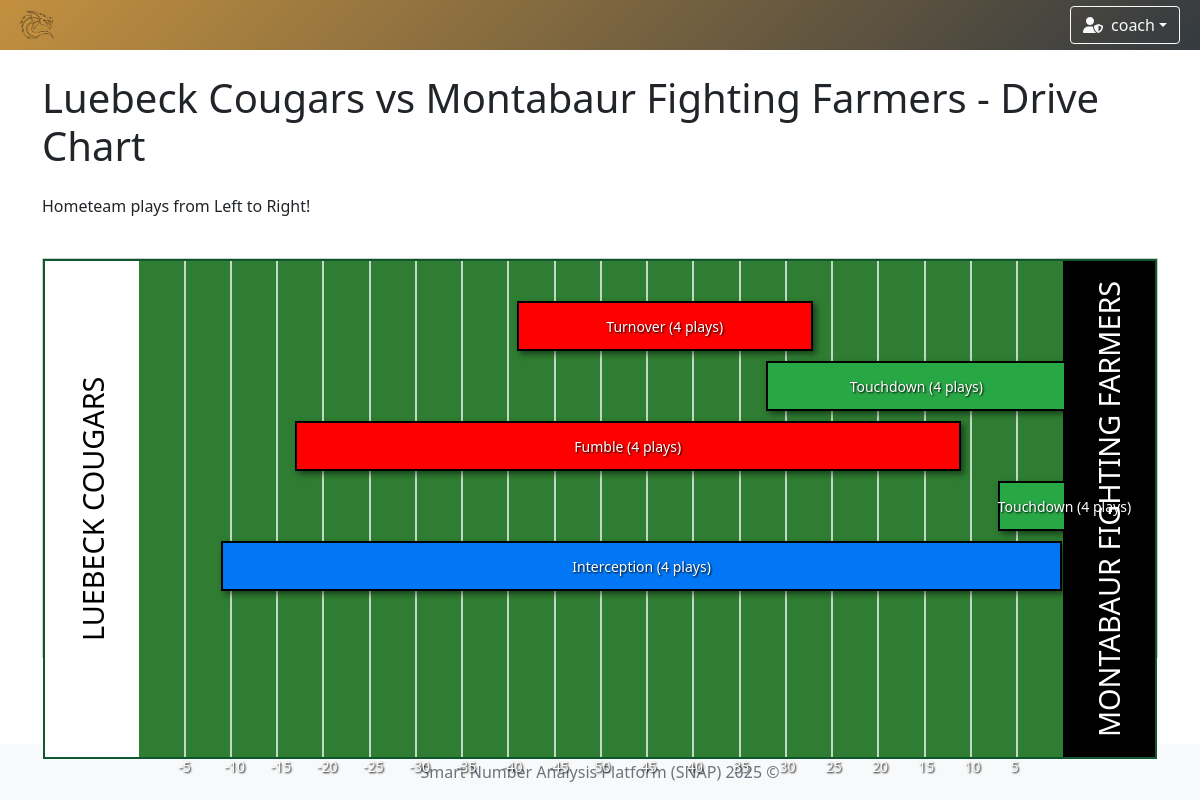
Screenshot of /games/3/drive-chart (signed in) with the database file from the repository.
### app/models/team.py (models this page shows)
class TeamModel(db.Model):
    __tablename__ = 'teams'
    id = db.Column(db.Integer, primary_key=True)
    name = db.Column(db.String(100), nullable=False, unique=True)  # prevent duplicate team names
    icon = db.Column(db.String(300), nullable=False)  # longer path for future-proofing
    primary_color = db.Column(db.String(20), nullable=False)
    secondary_color = db.Column(db.String(20), nullable=False)

### app/models/user.py (models this page shows)
class UserModel(db.Model, UserMixin):
    __tablename__ = 'user'
    id = db.Column(db.Integer, primary_key=True)
    username = db.Column(db.String(80), unique=True, nullable=False)
    password = db.Column(db.String(120), nullable=False)
    role = db.Column(db.String(10), nullable=False, default='user')
    team_id = db.Column(db.Integer, db.ForeignKey('teams.id'))
    team = db.relationship('TeamModel', backref='users')

### app/models/drive.py (models this page shows, shortened)
class DriveModel(db.Model):
    __tablename__ = 'drive'
    id = db.Column(db.Integer, primary_key=True)
    game_id = db.Column(db.Integer, db.ForeignKey('game.id'), nullable=False)
    result = db.Column(db.String(50))
    ended = db.Column(db.Boolean, default=False)
    plays = db.relationship('PlayModel', backref='drive', lazy=True, cascade='all, delete-orphan')

### app/controllers/game.py (the view)
    @login_required
    def drive_chart(self, game_id):
        game = GameModel.get_by_id(game_id)
        drives = DriveModel.query.filter_by(game_id=game_id).all()
        drives_data = []
        home_team = game.home_team
        away_team = game.away_team
        home_team_color = home_team.primary_color if home_team else "#010748"
        away_team_color = away_team.primary_color if home_team else "#010748"
        home_team_text_color = get_readable_text_color(home_team_color) if home_team else "#FFFFFF"
        away_team_text_color = get_readable_text_color(away_team_color) if home_team else "#FFFFFF"
        for drive in drives:
            plays = PlayModel.query.filter_by(drive_id=drive.id).order_by(PlayModel.id).all()
            number_plays = len(plays)
            if number_plays == 0 or not plays:
                continue  # if no play in a drive, continue with the next
            raw_start = plays[0].yard_line
            raw_end = plays[-1].yard_line
            start_yard = self.convert(raw_start)
            end_yard = self.convert(raw_end) + plays[-1].gain_loss
            if drive.result and drive.result.lower() == 'touchdown': end_yard = 100
            start_yard = max(0, min(100, start_yard))
            end_yard = max(0, min(100, end_yard))
            loss_detected = end_yard < start_yard
            if loss_detected:
                temp = start_yard
                start_yard = end_yard
                end_yard = temp
            drives_data.append({
                'id': drive.id,
                'team': game.name.split(' vs ')[0],
                'start': start_yard,
                'end': end_yard,
                'result': drive.result or 'Unknown',
                'play_count': len(plays),
                'loss': loss_detected
            })
        return render_template(
            template_name_or_list='drive/drive_chart.html',
            game=game,
            drives=drives_data,
            max=max,
            home=home_team_color,
            away=away_team_color,
            home_text=home_team_text_color,
            away_text=away_team_text_color
        )

### app/controllers/game.py (called while the page is built)
def get_readable_text_color(hex_color):
    hex_color = hex_color.lstrip('#')
    r, g, b = [int(hex_color[i:i + 2], 16) for i in (0, 2, 4)]
    brightness = 0.299 * r + 0.587 * g + 0.114 * b
    return "#000000" if brightness > 186 else "#ffffff"

    @staticmethod
    def convert(yard_line: int) -> int:
        if yard_line == 50:
            return 50
        if yard_line < 0:
            return -yard_line
        return 100 - yard_line

### app/controllers/user.py (called while the page is built)
    @staticmethod
    def load_user(user_id):
        return UserModel.query.get(int(user_id))

### app/models/game.py (called while the page is built)
    @classmethod
    def get_by_id(cls, game_id: int) -> Optional['GameModel']:
        return cls.query.get_or_404(game_id)

### run.py (called while the page is built)
    def _inject_context(self) -> None:
        @self.app.context_processor
        def inject_teams() -> dict:
            try:
                teams = TeamModel.query.all()
                return dict(teams=teams)
            except Exception as e:
                print(f"[!] Error injecting teams: {str(e)} ({type(e).__name__})")
                return dict(teams=[])

### app/templates/drive/drive_chart.html (shortened to what this page needs)
{% extends "system/base.html" %}
{% block content %}
<div class="container">
    <h1 class="mb-4">
        {{ game.home_team.name if game.home_team else 'HOME' }} vs
        {{ game.away_team.name if game.away_team else 'OPPONENT' }}
         - Drive Chart
    </h1>
    <div class="row">
        <div class="col">
            <p>Hometeam plays from Left to Right!</p>
            <div class="drive-chart" style="height: {{ drives|length * 60 + 100 }}px;">
                <div class="field-container"style="background: linear-gradient(to right,
                    {{ home }} 0%,{{ home }} 8.5%,
                    #2e7d32 8.5%,#2e7d32 91.75%,
                    {{ away }} 91.75%,{{ away }} 100%) !important;">
                    <div class="team-name-left" style=" color: {{ home_text }};">
                        {{ game.home_team.name if game.home_team else 'HOME' }}
                    </div>
                    <div class="team-name-right" style=" color: {{ away_text }};">
                        {{ game.away_team.name if game.away_team else 'OPPONENT' }}
                    </div>
                    {% for i in range(1, 20) %}
                    {% set yard = i * 5 %}
                    <div class="yard-line" style="left: {{ (i * 5) / 1.2 + 8.33 }}%;"></div>
                    <div class="yard-line-number" style="left: {{ (i * 5) / 1.2 + 8.33 - 0.5 }}%;">
                        {% if i == 10 %}
                        50
                        {% elif i < 10 %} {{ yard * (-1) }} {% else %} {{ 100 - yard }} {% endif %} </div>
                            {% endfor %}
                            {% for drive in drives %}
                            <div class="drive-line" style="top: {{ 40 + (loop.index0 * 60) }}px;">
                                <div class="drive-bar
                                {{ 'loss' if drive.loss else 'gain' }}
                                {{ drive.result|lower|replace(' ', '-') }}"
                                    style="left: {{ ((drive.start / 100) * 100) / 1.2 + 8.33 }}%;
                                    {% if drive.result|lower == 'touchdown' %}
                                        width: {{ 92 - (((drive.start / 100) * 100) / 1.2 + 8.33) }}%;
                                    {% else %}
                                        width: {{ (((drive.end - drive.start) / 100) * 100 | abs) / 1.2 }}%;
                                    {% endif %}
                                 ">
                                </div>
                                <div class="drive-label" style="left: {{ ((drive.start / 100) * 100) / 1.2 + 8.33 }}%;
                                    {% if drive.result|lower == 'touchdown' %}
                                        width: {{ 92 - (((drive.start / 100) * 100) / 1.2 + 8.33) }}%;
                                    {% else %}
                                        width: {{ (((drive.end - drive.start) / 100) * 100 | abs) / 1.2 }}%;
                                    {% endif %}">
                                    {{ drive.result or 'In Progress' }}
                                    ({{ drive.play_count if drive.play_count is defined else 'N/A' }} plays)
                                </div>
                            </div>
                            {% endfor %}
                    </div>
                </div>
            </div>
        </div>
    </div>
    {% endblock %}

### app/templates/system/base.html (shortened to what this page needs)
<!DOCTYPE html>
<html lang="en">
<head>
    <link href="https://cdn.jsdelivr.net/npm/bootstrap@5.1.3/dist/css/bootstrap.min.css" rel="stylesheet"/>
    <link rel="stylesheet" href="https://cdn.jsdelivr.net/npm/bootstrap-icons@1.11.3/font/bootstrap-icons.css"/>
    <link rel="stylesheet" href="https://cdnjs.cloudflare.com/ajax/libs/font-awesome/6.5.0/css/all.min.css"/>
    <link href="https://cdn.jsdelivr.net/npm/select2@4.1.0-rc.0/dist/css/select2.min.css" rel="stylesheet"/>
    <link href="https://cdn.jsdelivr.net/npm/select2-bootstrap-5-theme@1.3.0/dist/select2-bootstrap-5-theme.min.css" rel="stylesheet"/>
    <link href="https://cdn.datatables.net/1.13.6/css/dataTables.bootstrap5.min.css" rel="stylesheet"/>
    <link rel="stylesheet" href="https://cdn.datatables.net/fixedcolumns/4.3.0/css/fixedColumns.bootstrap5.min.css"/>
    <link rel="stylesheet" href="{{ url_for('static', filename='styles.css') }}"/>
</head>
<body class="{% block body_class %}{% endblock %}">
{% if current_user.is_authenticated %}
    {% set ns = namespace(navbar_color='background: linear-gradient(135deg, #4b6cb7, #182848);', team_found=False) %}
    {% if current_user.team %}
        {% set ns.navbar_color = 'background: linear-gradient(135deg, ' ~ current_user.team.primary_color ~ ', #343a40);' %}
        {% set ns.team_found = True %}
    {% endif %}
    <nav class="navbar navbar-expand-lg navbar-dark" style="{{ ns.navbar_color }}">
        <div class="container-fluid position-relative">
            <a class="navbar-brand d-flex align-items-center" href="{{ url_for('index') }}">
                {% if current_user.team and ns.team_found %}
                    <img class="team-logo" src="{{ current_user.team.icon }}" alt="{{ current_user.team.name }} logo"/>
                {% else %}
                    <a href="{{ url_for('game_options') }}" class="btn btn-outline-light me-2" title="Home">
                        <i class="fas fa-home"></i>
                    </a>
                {% endif %}
            </a>
            <div class="ms-auto d-flex align-items-center">
                <div class="dropdown me-2">
                    <button class="btn btn-outline-light dropdown-toggle d-flex align-items-center" type="button"
                            id="userDropdown" data-bs-toggle="dropdown" aria-expanded="false">
                        {% if current_user.role == 'admin' %}
                            <i class="fas fa-user-shield me-2"></i>
                        {% else %}
                            <i class="fas fa-user me-2"></i>
                        {% endif %}
                        {{ current_user.username }}
                    </button>
                </div>
            </div>
        </div>
    </nav>
{% endif %}
<div class="content-wrapper">
    <div class="container-fluid mt-4 px-4">
        <div id="toast-container" class="toast-container position-fixed bottom-0 end-0 p-3" style="z-index: 1100;">
        </div>
        {% block content %}{% endblock %}
    </div>
</div>
<footer class="footer mt-auto py-3 bg-light">
    <div class="container text-center">
        <span class="text-muted">Smart Number Analysis Platform (SNAP) 2025 ©</span>
    </div>
</footer>
</body>
</html>

### app/static/styles.css (style rules this page uses)
.navbar { transition: background-color 0.5s ease; height: 50px; }
.team-logo { animation: fadeIn 0.5s ease, pulse 1s ease-in-out; width: 50px; height: auto; }
html, body { height: 100%; margin: 0; padding: 0; }
body { display: flex; flex-direction: column; min-height: 100vh; }
.content-wrapper { flex: 1 0 auto; }
.footer { flex-shrink: 0; background-color: #f8f9fa; padding: 1rem 0; margin-top: auto; }
.drive-chart { margin: 20px 0; position: relative; }
.field-container { background-color: #15803D; min-height: 500px; position: relative; border: 2px solid #0F572D; padding: 20px; }
.drive-line { position: absolute; left: 0; right: 0; height: 30px; }
.drive-bar { height: 100%; width: 100%; background-color: #666; }
.drive-bar.touchdown { background-color: #DC2626; }
.drive-bar.interception { background-color: #1E40AF; }

### app/templates/drive/drive_chart.html (style rules this page uses)
.drive-chart { position: relative; width: 100%; margin-top: 40px !important; min-height: 400px; background: #f5f5f5; border: 1px solid #ccc; padding-bottom: 60px; margin: 20px 0; }
.field-container { position: absolute; top: 0; bottom: 0; left: 0; right: 0; width: 100%; left: 0; }
.yard-line { position: absolute; top: 0; bottom: 0; width: 2px; background: #fff !important; opacity: 0.7; }
.yard-line-number { position: absolute; bottom: -20px; font-size: 14px; text-align: center; color: #fff; text-shadow: 1px 1px 2px #000; }
.drive-line { position: absolute; height: 50px; width: 100%; }
.drive-bar { height: 100%; position: absolute; border: 2px solid #000 !important; box-shadow: 3px 3px 6px rgba(0, 0, 0, 0.5) !important; z-index: 1; }
.drive-bar.loss { background-color: #ff0000 !important; }
.drive-bar.gain { background-color: #0177f5 !important; }
.drive-bar.touchdown { background-color: #28a745 !important; }
.drive-label { position: absolute; top: 50%; transform: translateY(-50%); font-size: 14px; color: #fff; text-shadow: 1px 1px 2px #000; white-space: nowrap; text-align: center; z-index: 2; }
.team-name-left { position: absolute; left: 0; top: 0; bottom: 0; width: 8.5%; display: flex; align-items: center; justify-content: center; font-size: 1.8em; z-index: 10; writing-mode: vertical-rl; transform: rotate(180deg); text-transform: uppercase; }
.team-name-right { position: absolute; right: 0; top: 0; bottom: 0; width: 8.25%; display: flex; align-items: center; justify-content: center; font-size: 1.8em; z-index: 10; writing-mode: vertical-rl; transform: rotate(180deg); text-transform: uppercase; }

### rows the page displays
TeamModel: team.icon (picture)
UserModel: username "coach"
TeamModel: home_team "Luebeck Cougars", home_team "LUEBECK COUGARS"
TeamModel: away_team "Montabaur Fighting Farmers", away_team "MONTABAUR FIGHTING FARMERS"
DriveModel: result "Turnover", play_count "4"
DriveModel: result "Touchdown", play_count "4"
DriveModel: result "Fumble", play_count "4"
DriveModel: result "Touchdown", play_count "4"
DriveModel: result "Interception", play_count "4"

### other values shown
{{ yard * (-1) }} "-5" "-10" "-15" "-20" "-25" "-30" "-35" "-40" "-45"
{{ 100 - yard }} "45" "40" "35" "30" "25" "20" "15" "10" "5"
